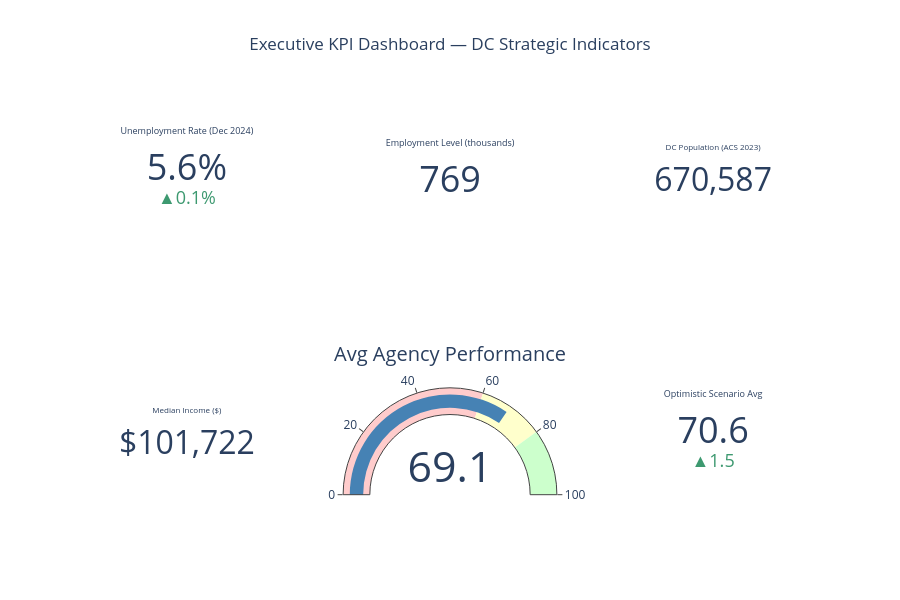

The code cell stored with this chart in its notebook:
### Markdown cell above
## Chart 3: Executive KPI Cards — Labor + Demographic + Scenario
Interactive KPI summary combining all three data sources

### Code cell
latest_ur = bls.sort_values('date').iloc[-1]['dc_unemployment_rate']
latest_emp = bls.sort_values('date').iloc[-1]['dc_employment_level']
pop = census['population'].iloc[0]
inc = census['median_income'].iloc[0]
avg_perf = agencies['value'].mean()
opt_avg = df_opt['Projected Performance'].mean()
pes_avg = df_pes['Projected Performance'].mean()

fig = make_subplots(
    rows=2, cols=3,
    specs=[[{'type': 'indicator'}, {'type': 'indicator'}, {'type': 'indicator'}],
           [{'type': 'indicator'}, {'type': 'indicator'}, {'type': 'indicator'}]],
    vertical_spacing=0.25
)

fig.add_trace(go.Indicator(
    mode='number+delta',
    value=latest_ur,
    title={'text': 'Unemployment Rate (Dec 2024)'},
    delta={'reference': 5.5, 'relative': False, 'valueformat': '.1f', 'suffix': '%'},
    number={'suffix': '%', 'font': {'size': 36}},
), row=1, col=1)

fig.add_trace(go.Indicator(
    mode='number',
    value=latest_emp,
    title={'text': 'Employment Level (thousands)'},
    number={'font': {'size': 36}},
), row=1, col=2)

fig.add_trace(go.Indicator(
    mode='number',
    value=pop,
    title={'text': 'DC Population (ACS 2023)'},
    number={'valueformat': ',', 'font': {'size': 32}},
), row=1, col=3)

fig.add_trace(go.Indicator(
    mode='number',
    value=inc,
    title={'text': 'Median Income ($)'},
    number={'prefix': '$', 'valueformat': ',', 'font': {'size': 32}},
), row=2, col=1)

fig.add_trace(go.Indicator(
    mode='gauge+number',
    value=avg_perf,
    title={'text': 'Avg Agency Performance'},
    gauge={'axis': {'range': [0, 100]}, 'bar': {'color': 'steelblue'},
           'steps': [{'range': [0, 60], 'color': '#ffcccc'},
                     {'range': [60, 80], 'color': '#ffffcc'},
                     {'range': [80, 100], 'color': '#ccffcc'}]},
), row=2, col=2)

fig.add_trace(go.Indicator(
    mode='number+delta',
    value=opt_avg,
    title={'text': 'Optimistic Scenario Avg'},
    delta={'reference': avg_perf, 'relative': False, 'valueformat': '.1f'},
    number={'font': {'size': 36}},
), row=2, col=3)

fig.update_layout(height=600, title_text='Executive KPI Dashboard — DC Strategic Indicators', title_x=0.5)
fig.write_image(str(BASE / 'figures/16_executive_kpis.png'), scale=2)
fig.show()

### Figure 1 — Plotly figure (JSON) as saved in the notebook; plotly's stock layout.template omitted (floating-point values rounded to 4 significant figures)
{"data": [{"delta": {"reference": 5.5, "relative": false, "suffix": "%", "valueformat": ".1f"}, "domain": {"x": [0.0, 0.2889], "y": [0.625, 1.0]}, "mode": "number+delta", "number": {"font": {"size": 36}, "suffix": "%"}, "title": {"text": "Unemployment Rate (Dec 2024)"}, "type": "indicator", "value": 5.6}, {"domain": {"x": [0.3556, 0.6444], "y": [0.625, 1.0]}, "mode": "number", "number": {"font": {"size": 36}}, "title": {"text": "Employment Level (thousands)"}, "type": "indicator", "value": 768.8}, {"domain": {"x": [0.7111, 1.0], "y": [0.625, 1.0]}, "mode": "number", "number": {"font": {"size": 32}, "valueformat": ","}, "title": {"text": "DC Population (ACS 2023)"}, "type": "indicator", "value": 670587}, {"domain": {"x": [0.0, 0.2889], "y": [0.0, 0.375]}, "mode": "number", "number": {"font": {"size": 32}, "prefix": "$", "valueformat": ","}, "title": {"text": "Median Income ($)"}, "type": "indicator", "value": 101722}, {"domain": {"x": [0.3556, 0.6444], "y": [0.0, 0.375]}, "gauge": {"axis": {"range": [0, 100]}, "bar": {"color": "steelblue"}, "steps": [{"color": "#ffcccc", "range": [0, 60]}, {"color": "#ffffcc", "range": [60, 80]}, {"color": "#ccffcc", "range": [80, 100]}]}, "mode": "gauge+number", "title": {"text": "Avg Agency Performance"}, "type": "indicator", "value": 69.1}, {"delta": {"reference": 69.1, "relative": false, "valueformat": ".1f"}, "domain": {"x": [0.7111, 1.0], "y": [0.0, 0.375]}, "mode": "number+delta", "number": {"font": {"size": 36}}, "title": {"text": "Optimistic Scenario Avg"}, "type": "indicator", "value": 70.62}], "layout": {"height": 600, "title": {"text": "Executive KPI Dashboard — DC Strategic Indicators", "x": 0.5}}}
